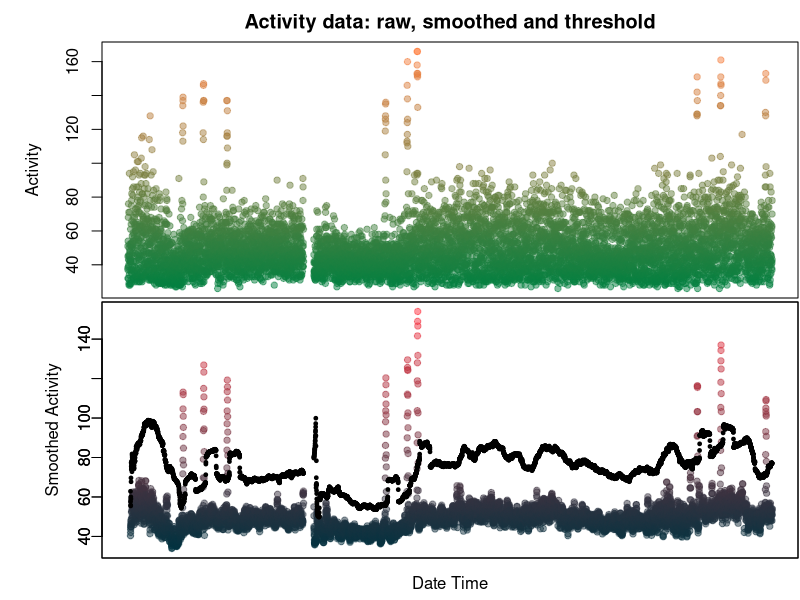
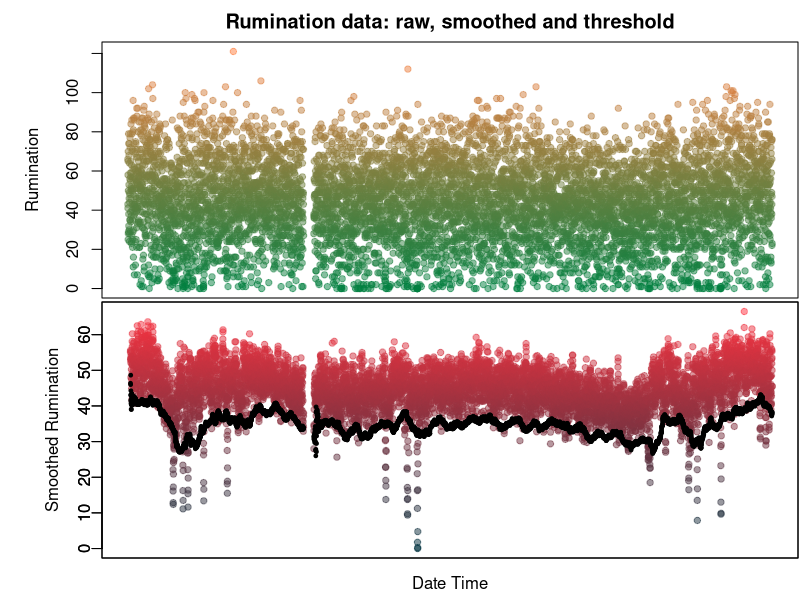
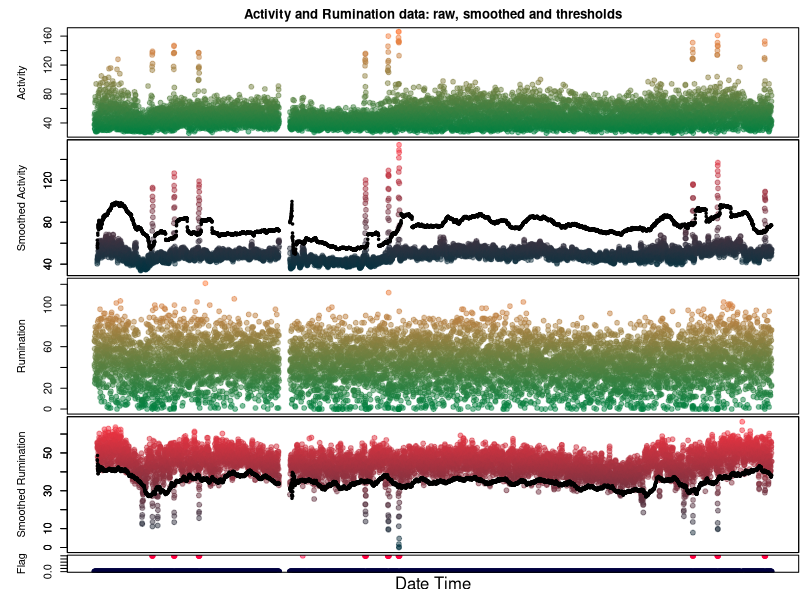

Reproduce these figures in R, in order.
############################# Initialization ###################################
rm(list = ls())

# Packages:
require(lubridate) 

############################ Read samplefll48mn ################################
fdf <- read.csv('fdf.csv')

############################# Sliding window function ##########################
scanme <- function(data, w1_width = 16 , w2_width = 48, w3_width = 252, slide = 2, ath = 2, rth = .5) {
  # Make sure DateTime is a POSIXct object.
  data$DateTime = as.POSIXct(data$DateTime, format="%Y-%m-%d %H:%M", tz = "GMT")
  # Initialize columns:
  data$w1am <- data$w1rm <- data$w3am <- data$w3as <- data$w3rm <- data$w3rs <- data$n1 <- data$n3 <- NA # Set empty columns.
  data$Flag <- 0 # By default any event is flagged.
  idx <- 1 # Used for indexation.
  nlim <- nrow(data) # Used for identify uper bound of iteration.
  while (idx <= nlim) {
    # Get upper bound of w1:
    w1ub <- data$DateTime[idx]
    # Set lower & upper bounds of window 1, 2, and 3
    w2ub <- w1lb <- w1ub - w1_width*60^2
    w3ub <- w2lb <- w2ub - w2_width*60^2
    w3lb <- w3ub - w3_width*60^2
    # Extract spanned information (w1)
    v1a <- data$Activity[data$DateTime <= w1ub & data$DateTime > w1lb]
    v1r <- data$Rumination[data$DateTime <= w1ub & data$DateTime > w1lb]
    n1 <- length(v1a)
    # Extract spanned information (w3)
    v3a <- data$Activity[data$DateTime <= w3ub & data$DateTime > w3lb]
    v3r <- data$Rumination[data$DateTime <= w3ub & data$DateTime > w3lb]
    trk <- data$Flag[data$DateTime <= w3ub & data$DateTime > w3lb] == 0 # Logical vector. I use this vector to exclude data corresponding to already flagged behavioral changes.
    n3 <- sum(trk)
    # Check if you have useful information.
    if (n1 == 0 | n3 <= 1) {
      idx <- idx + 1
      next
    }
    # Estimation of summary statistics at a given time
    w1am <- mean(v1a)
    w1rm <- mean(v1r)
    w3am <- mean(v3a[trk])
    w3as <- sd(v3a[trk])
    w3rm <- mean(v3r[trk])
    w3rs <- sd(v3r[trk])
    # Define conditions:
    l1 <- w1am >= w3am + ath*w3as # Check outstanding increase in activity.
    l2 <- w1rm <= w3rm - rth*w3rs # Check dicrease in rumination.
    # Flag status:
    flag <- sum(l1 & l2)
    # Index information:
    data$w1am[idx] <- w1am
    data$w1rm[idx] <- w1rm
    data$w3am[idx] <- w3am
    data$w3as[idx] <- w3as
    data$w3rm[idx] <- w3rm
    data$w3rs[idx] <- w3rs
    data$n1[idx] <- n1
    data$n3[idx] <- n3
    data$Flag[idx] <- flag
    # Update upper-bound and idx.
    idx <- idx + 1
  }
  return(data)
}

############################ Execute sliding window ############################
fdf <- scanme(fdf)

################################ Show Activity #################################
ath <- 2 # Threshold for activity.
layout(matrix(c(1,2), nrow = 2))
red.act <- (fdf$Activity- min(fdf$Activity))/(max(fdf$Activity) - min(fdf$Activity))
## Plotting Activity Raw Data:
par(mar=c(0,5,2,0)+.1, mgp = c(3,1,0))
plot(fdf$Activity ~ fdf$DateTime,
     col=rgb(red.act, 0.5, 0.25, 0.5), cex = .85, pch = 19,
     main = 'Activity data: raw, smoothed and threshold', 
     xlab = "", 
     xaxt = "n",
     ylab = "Activity",
     cex.lab = 1,
     cex.axis = 1)
# Remove NAs:
sub_fdf = fdf[!is.na(fdf$w1am), ] # We only take this rows without NAs.
# red.Ind: range from 0 to 1.
red.w1am = (sub_fdf$w1am - min(sub_fdf$w1am))/(max(sub_fdf$w1am) - min(sub_fdf$w1am))
## Plotting w1am
par(mar=c(2,5,0,0)+.1, mgp = c(2,0.4,0))
plot(sub_fdf$w1am ~ sub_fdf$DateTime,
     col=rgb(red.w1am, 0.2, 0.25, 0.5), cex = .85, pch = 19,
     main = NULL, 
     xlab = "", 
     xaxt = "n",
     xlim = c(min(fdf$DateTime), max(fdf$DateTime)), 
     ylim = c(min(sub_fdf$w1am), max(sub_fdf$w1am)), 
     ylab = "Smoothed Activity",
     cex.lab = 1,
     cex.axis = 1)
mtext("Date Time", side = 1, line = 0.75)
par(new=TRUE)
plot((sub_fdf$w3am + ath*sub_fdf$w3as) ~ sub_fdf$DateTime,
     main = NULL, 
     xlab = "", 
     xaxt = "n",
     xlim = c(min(fdf$DateTime), max(fdf$DateTime)), 
     ylim = c(min(sub_fdf$w1am), max(sub_fdf$w1am)), 
     ylab = "",
     pch = 19,
     cex = .5)

############################## Show Rumination #################################
rth <- .5 # rumination sd threshold.
layout(matrix(c(1,2), nrow = 2))
red.rum <- (fdf$Rumination- min(fdf$Rumination))/(max(fdf$Rumination) - min(fdf$Rumination))
## Plotting Rumination Raw Data:
par(mar=c(0,5,2,0)+.1, mgp = c(3,1,0))
plot(fdf$Rumination ~ fdf$DateTime,
     col=rgb(red.rum, 0.5, 0.25, 0.5), cex = .85, pch = 19,
     main = 'Rumination data: raw, smoothed and threshold', 
     xlab = "", 
     xaxt = "n",
     ylab = "Rumination",
     cex.lab = 1,
     cex.axis = 1)
# Remove NAs:
sub_fdf = fdf[!is.na(fdf$w1rm), ] # We only take this rows without NAs.
# red.Ind: range from 0 to 1.
red.w1rm = (sub_fdf$w1rm - min(sub_fdf$w1rm))/(max(sub_fdf$w1rm) - min(sub_fdf$w1rm))
## Plotting w1rm
par(mar=c(2,5,0,0)+.1, mgp = c(2,0.4,0))
plot(sub_fdf$w1rm ~ sub_fdf$DateTime,
     col=rgb(red.w1rm, 0.2, 0.25, 0.5), cex = .85, pch = 19,
     main = NULL, 
     xlab = "", 
     xaxt = "n",
     xlim = c(min(fdf$DateTime), max(fdf$DateTime)), 
     ylim = c(min(sub_fdf$w1rm), max(sub_fdf$w1rm)), 
     ylab = "Smoothed Rumination",
     cex.lab = 1,
     cex.axis = 1)
mtext("Date Time", side = 1, line = 0.75)
par(new=TRUE)
plot((sub_fdf$w3rm - rth*sub_fdf$w3rs) ~ sub_fdf$DateTime,
     # col=rgb(red.w1rm, 0.2, 0.25, 0.5), cex = .85, pch = 19,
     main = NULL, 
     xlab = "", 
     xaxt = "n",
     xlim = c(min(fdf$DateTime), max(fdf$DateTime)), 
     ylim = c(min(sub_fdf$w1rm), max(sub_fdf$w1rm)), 
     ylab = "",
     pch = 19,
     cex = .5)

################################ Visualization #################################
layout(matrix(c(1,1,1,2,2,2,3,3,3,4,4,4,5), nrow = 13))
## Plotting Activity Raw Data:
red.act <- (fdf$Activity- min(fdf$Activity))/(max(fdf$Activity) - min(fdf$Activity))
par(mar=c(0,5,2,0)+.1, mgp = c(3,1,0))
plot(fdf$Activity ~ fdf$DateTime,
     col=rgb(red.act, 0.5, 0.25, 0.5), cex = 1, pch = 19,
     main = 'Activity and Rumination data: raw, smoothed and thresholds', 
     xlab = "", 
     xaxt = "n",
     ylab = "Activity",
     cex.lab = 1,
     cex.axis = 1)
# Remove NAs:
sub_fdf = fdf[!is.na(fdf$w1am), ] # We only take this rows without NAs.
# red.Ind: range from 0 to 1.
red.w1am = (sub_fdf$w1am - min(sub_fdf$w1am))/(max(sub_fdf$w1am) - min(sub_fdf$w1am))
## Plotting w1am
par(mar=c(0,5,0,0)+.1)
plot(sub_fdf$w1am ~ sub_fdf$DateTime,
     col=rgb(red.w1am, 0.2, 0.25, 0.5), cex = 1, pch = 19,
     main = NULL, 
     xlab = "", 
     xaxt = "n",
     xlim = c(min(fdf$DateTime), max(fdf$DateTime)), 
     ylim = c(min(sub_fdf$w1am), max(sub_fdf$w1am)), 
     ylab = "Smoothed Activity",
     cex.lab = 1,
     cex.axis = 1)
par(new=TRUE)
plot((sub_fdf$w3am + ath*sub_fdf$w3as) ~ sub_fdf$DateTime,
     main = NULL, 
     xlab = "", 
     xaxt = "n",
     xlim = c(min(fdf$DateTime), max(fdf$DateTime)), 
     ylim = c(min(sub_fdf$w1am), max(sub_fdf$w1am)), 
     ylab = "",
     pch = 19,
     cex = .5)
## Plotting Rumination Raw Data:
red.rum <- (fdf$Rumination- min(fdf$Rumination))/(max(fdf$Rumination) - min(fdf$Rumination))
par(mar=c(0,5,0,0)+.1, mgp = c(3,1,0))
plot(fdf$Rumination ~ fdf$DateTime,
     col=rgb(red.rum, 0.5, 0.25, 0.5), cex = 1, pch = 19,
     main = NULL, 
     xlab = "", 
     xaxt = "n",
     ylab = "Rumination",
     cex.lab = 1,
     cex.axis = 1)
# Remove NAs:
sub_fdf = fdf[!is.na(fdf$w1rm), ] # We only take this rows without NAs.
# red.Ind: range from 0 to 1.
red.w1rm = (sub_fdf$w1rm - min(sub_fdf$w1rm))/(max(sub_fdf$w1rm) - min(sub_fdf$w1rm))
## Plotting w1rm
par(mar=c(0,5,0,0)+.1)
plot(sub_fdf$w1rm ~ sub_fdf$DateTime,
     col=rgb(red.w1rm, 0.2, 0.25, 0.5), cex = 1, pch = 19,
     main = NULL, 
     xlab = "", 
     xaxt = "n",
     xlim = c(min(fdf$DateTime), max(fdf$DateTime)), 
     ylim = c(min(sub_fdf$w1rm), max(sub_fdf$w1rm)), 
     ylab = "Smoothed Rumination",
     cex.lab = 1,
     cex.axis = 1)
par(new=TRUE)
plot((sub_fdf$w3rm - rth*sub_fdf$w3rs) ~ sub_fdf$DateTime,
     main = NULL, 
     xlab = "", 
     xaxt = "n",
     xlim = c(min(fdf$DateTime), max(fdf$DateTime)), 
     ylim = c(min(sub_fdf$w1rm), max(sub_fdf$w1rm)), 
     ylab = "",
     pch = 19,
     cex = .5)
# Flagged behavior
red.Flag = (fdf$Flag - min(fdf$Flag))/(max(fdf$Flag) - min(fdf$Flag))
par(mar=c(2,5,0,0)+.1)
plot(fdf$Flag ~ fdf$DateTime,
     col=rgb(red.Flag, 0, 0.25, 0.5), cex = 1, pch = 19,
     main = NULL, 
     xlab = '',
     xaxt = "n",
     ylab = "Flag",
     xlim = c(min(fdf$DateTime), max(fdf$DateTime)), 
     cex.lab = 1,
     cex.axis = 1)
mtext("Date Time", side = 1, line = 0.5)

